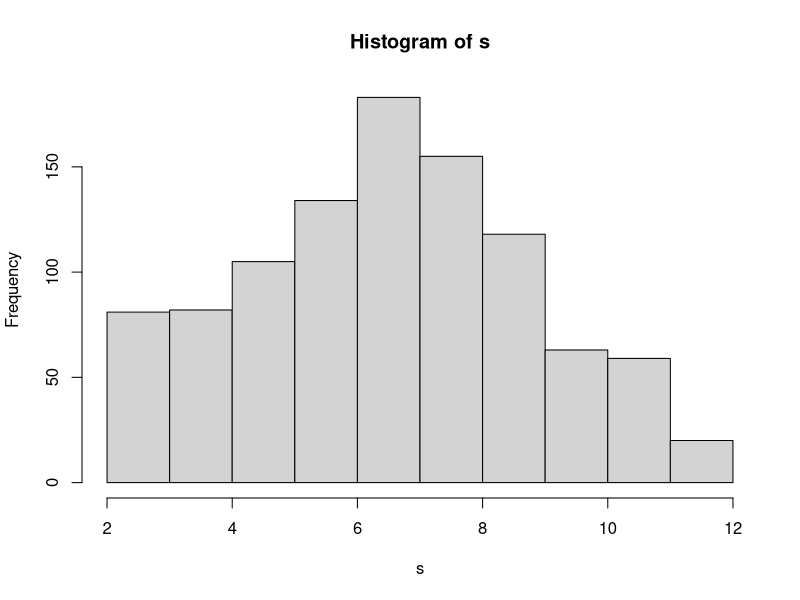
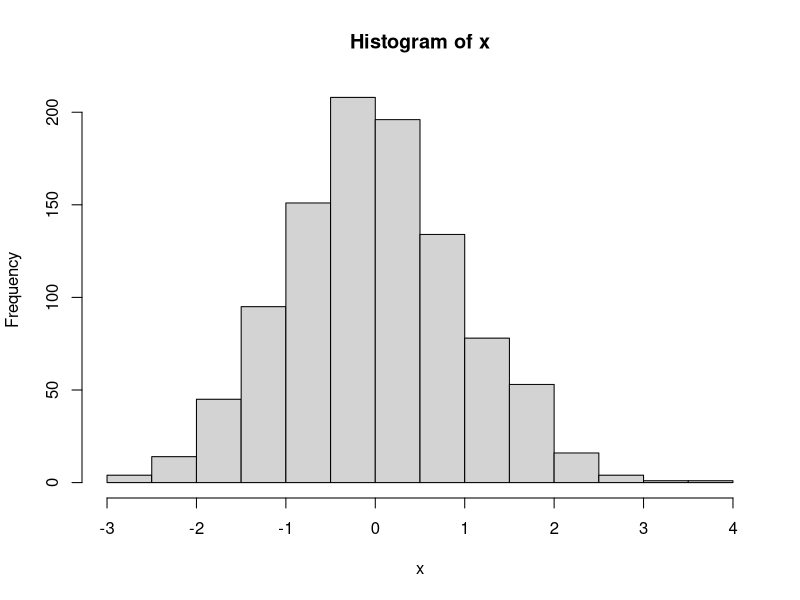
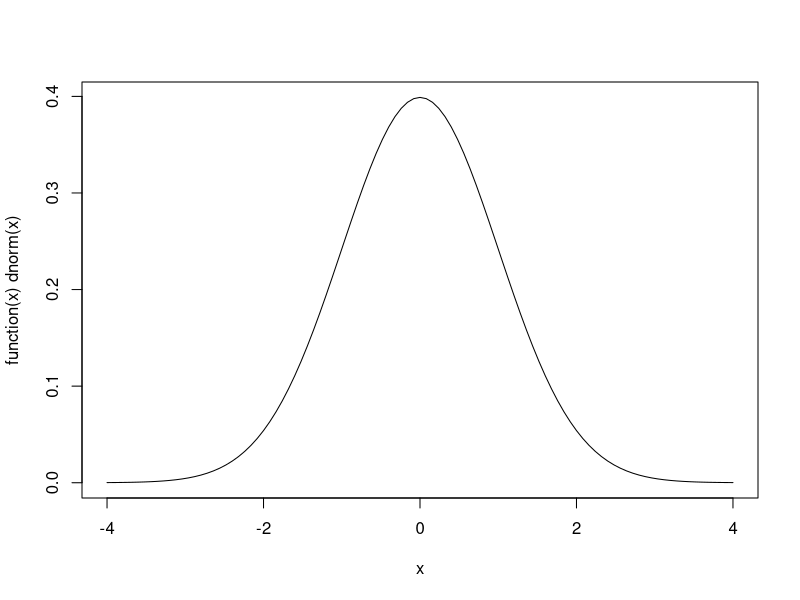
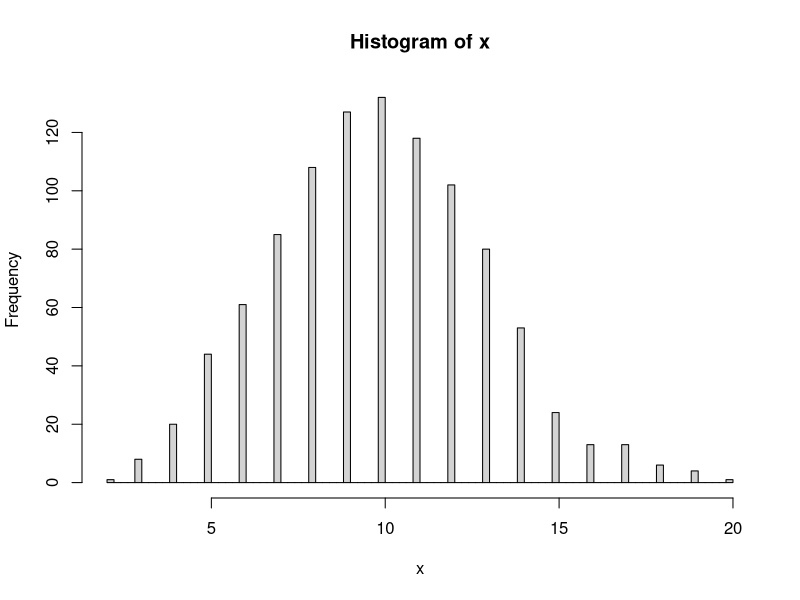
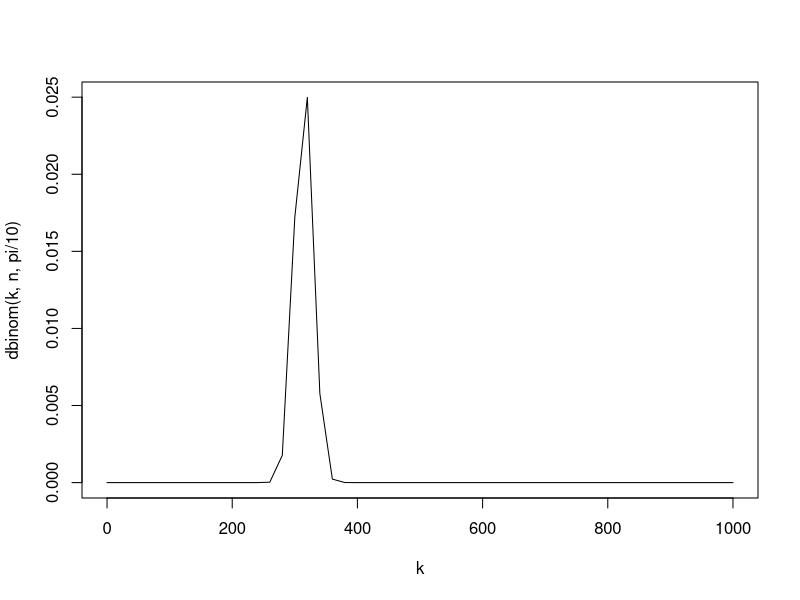

These charts were generated, in order, by the following R code:
# LIS452 -- 9/13/2016
# by Vetle Torvik
# tested with R 3.3.1
#
# Random numbers, distributions, simulation
#########################

#Generating a random number(s)
###########################
#R has built-in support for generating random numbers from
#  many different distributions

#Uniform distribution -- the simplest distn
#  can be continuous or discrete

#Continuous
x = runif(1,0,1)  #one random number between 0 and 1

#Discrete
d1 = ceiling(runif(1,0,1)*6)  #a random number in {1,2,3,4,5,6}
d2 = ceiling(runif(1,0,1)*6)
s = d1+d2  #the sum of two random numbers in {1,2,3,4,5,6}

#Generating many random numbers
#  creates a list of numbers
#  and algebraic operations are performed element-wise
#simulating 1000 rolls of pairs of dice

d1 = ceiling(runif(1000,0,1)*6)  # a thousand die rolls
d2 = ceiling(runif(1000,0,1)*6)  # a thousand die rolls
s = d1 + d2 #

#a simple visual
hist(s,12)

#Q: What is the probability of the sum being > 10?
##################################
#  a) calculate by hand
3/36
#  b) estimate by simulation
#     (think about number of simulations affects accuracy of estimate too)
sum(s>10)/sum(s>1)

#Solve Monty Hall's Problem
############################
# Conditional probabilties and Bayes' Thm at work
# a) by hand
# P(switch to wim) = 2/3
# P(not switch to win) = 1/3
# b) by simulation
doors = c("A","B","C")
xdata = c()
for (i in 1:1000)
{
  prize = sample(doors)[1]
  pick = sample(doors)[1]
  open = sample(doors[which(doors != pick & doors != prize)])[1]
  switchyes = doors[which(doors != pick & doors!=open)]
  if(pick==prize)(xdata=c(xdata,"noswitchwin"))
  if(switchyes==prize)(xdata=c(xdata,"switchwin"))
}
length(which(xdata=="switchwin"))
length(which(xdata=="noswitchwin"))


#Gaussian, aka Normal or bell-shape, is continuous 
############
x = rnorm(1000, 0, 1)
hist(x,20)
plot(function(x) dnorm(x), -4, 4)

#Binomial is discrete
x = rbinom(1000, 100, 0.1)
hist(x,100)
n <- 1000
k <- seq(0, n, by = 20)
plot (k, dbinom(k, n, pi/10),type="l")
#plot (function(x) dbinom(x,100,0.1),1,10)

#Problem: is there a relation between binomial and Gaussian when sample size is large?
#################

#Problem: Prove Central Limit Theorem by simulation
##############






